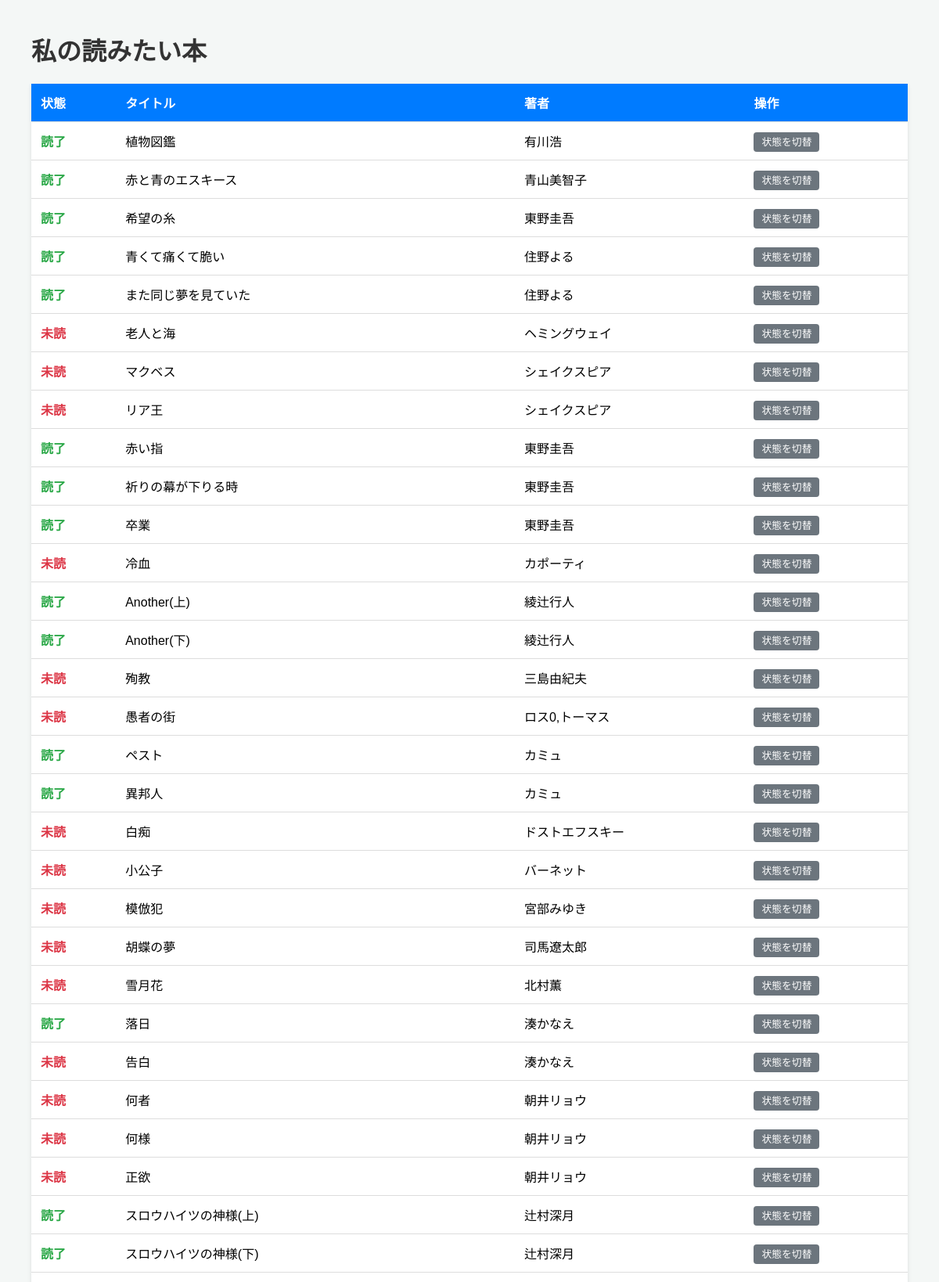
The page / (upper part) on the database its author committed.
### tables this page shows
CREATE TABLE books (
            id INTEGER PRIMARY KEY AUTOINCREMENT,
            is_read INTEGER,
            title TEXT,
            author TEXT
        );

### app.py (the view)
@app.route('/')
def index():
    conn = get_db_connection()
    books = conn.execute('SELECT * FROM books').fetchall()
    conn.close()
    return render_template('index.html', books=books)

### app.py (called while the page is built)
def get_db_connection():
    conn = sqlite3.connect('books.db')
    conn.row_factory = sqlite3.Row
    return conn

### templates/index.html (shortened to what this page needs)
<!DOCTYPE html>
<html lang="ja">
<head>
</head>
<body>
    <h1>私の読みたい本</h1>
    <table>
        <thead>
            <tr>
                <th>状態</th>
                <th>タイトル</th>
                <th>著者</th>
                <th>操作</th>
            </tr>
        </thead>
        <tbody>
            {% for book in books %}
            <tr>
                <td>
                    {% if book.is_read == 1 %}
                        <span class="status-read">読了</span>
                    {% else %}
                        <span class="status-unread">未読</span>
                    {% endif %}
                </td>
                <td>{{ book.title }}</td>
                <td>{{ book.author }}</td>
                <td>
                    <a href="/toggle/{{ book.id }}" class="btn btn-toggle">状態を切替</a>
                </td>
            </tr>
            {% endfor %}
        </tbody>
    </table>
</body>
</html>

### templates/index.html (style rules this page uses)
body { font-family: sans-serif; margin: 40px; background-color: #f4f7f6; }
h1 { color: #333; }
table { width: 100%; border-collapse: collapse; background: #fff; box-shadow: 0 2px 5px rgba(0,0,0,0.1); }
th, td { padding: 12px; border-bottom: 1px solid #ddd; text-align: left; }
th { background-color: #007bff; color: white; }
.status-read { color: #28a745; font-weight: bold; }
.status-unread { color: #dc3545; font-weight: bold; }
.btn { padding: 5px 10px; text-decoration: none; border-radius: 4px; font-size: 0.8em; }
.btn-toggle { background-color: #6c757d; color: white; }

### rows shown on the page
books: is_read "読了", title "植物図鑑", author "有川浩"
books: is_read "読了", title "赤と青のエスキース", author "青山美智子"
books: is_read "読了", title "希望の糸", author "東野圭吾"
books: is_read "読了", title "青くて痛くて脆い", author "住野よる"
books: is_read "読了", title "また同じ夢を見ていた", author "住野よる"
books: is_read "未読", title "老人と海", author "ヘミングウェイ"
books: is_read "未読", title "マクベス", author "シェイクスピア"
books: is_read "未読", title "リア王", author "シェイクスピア"
books: is_read "読了", title "赤い指", author "東野圭吾"
books: is_read "読了", title "祈りの幕が下りる時", author "東野圭吾"
books: is_read "読了", title "卒業", author "東野圭吾"
books: is_read "未読", title "冷血", author "カポーティ"
books: is_read "読了", title "Another(上)", author "綾辻行人"
books: is_read "読了", title "Another(下)", author "綾辻行人"
books: is_read "未読", title "殉教", author "三島由紀夫"
books: is_read "未読", title "愚者の街", author "ロス0,トーマス"
books: is_read "読了", title "ペスト", author "カミュ"
books: is_read "読了", title "異邦人", author "カミュ"
books: is_read "未読", title "白痴", author "ドストエフスキー"
books: is_read "未読", title "小公子", author "バーネット"
books: is_read "未読", title "模倣犯", author "宮部みゆき"
books: is_read "未読", title "胡蝶の夢", author "司馬遼太郎"
books: is_read "未読", title "雪月花", author "北村薫"
books: is_read "読了", title "落日", author "湊かなえ"
books: is_read "未読", title "告白", author "湊かなえ"
books: is_read "未読", title "何者", author "朝井リョウ"
books: is_read "未読", title "何様", author "朝井リョウ"
books: is_read "未読", title "正欲", author "朝井リョウ"
books: is_read "読了", title "スロウハイツの神様(上)", author "辻村深月"
books: is_read "読了", title "スロウハイツの神様(下)", author "辻村深月"
